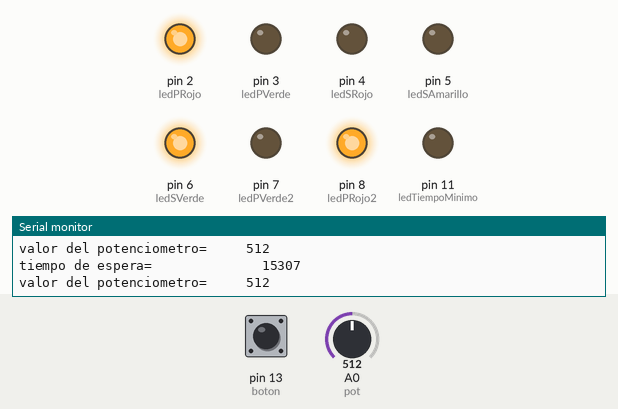
The sketch below on a simulated Arduino Uno, built with avr-gcc and run on an emulated ATmega328P. Parts: output pins drawn as LEDs (lit = HIGH), the last lines printed to the serial monitor. Inputs (shaded band) come from the test bench; at power-on: pin 13 (boton) HIGH, A0 (pot) = 512.

Above: at 1.2 s.
1.3 s: pin 13 (boton) pulled LOW for 0.15 s
At 5.3 s:
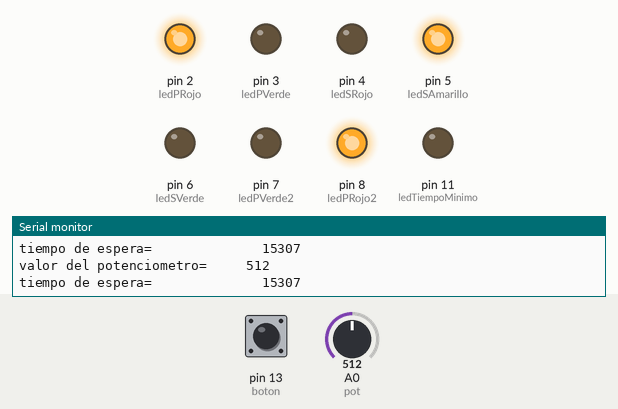
At 8.0 s:
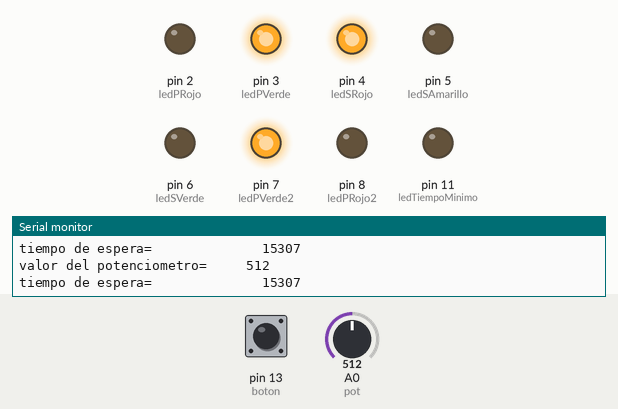
Timing chart, 0 to 18.7 s (numbered marks = the images above; inputs shaded):
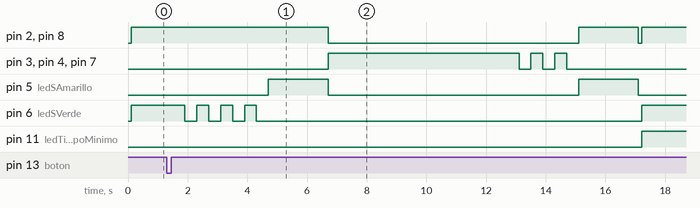

The sketch:

Semaforos_interactivos.ino
```cpp
/*

Autor: Miguel Ángel Ramírez Lira
Descripción del programa:
        Realizar un sistema que simule un Semáforo Interactivo usando Arduino. Este debe mostrar un conjunto de semáforos que cambiarán de verde a ámbar a rojo,
        y viceversa, luego de un período de tiempo establecido, utilizando el sistema de cuatro estados de los semáforos en México. Este se extiende para incluir
        un conjunto de luces y un botón peatonal para solicitar cruzar la calle.
        Cuando llega el peatón y se dispone a cruzar pulsa el botón que encuentra en la parte baja del semáforo, este reconoce la orden y cierra el paso de los
        vehículos para que el viandante pueda cruzar con seguridad hasta el otro lado de la calle. Una vez que se acaba el tiempo estipulado para que el peatón cruce,
        ese semáforo permanecerá abierto para mejorar la movilidad de los vehículos.
        El sistema deberá de contener una perilla para controlar el tiempo mínimo en que el semáforo vehicular va a durar en verde.

*/

/***************************************Variables y constantes*/
#define pot 0
#define boton 13

#define ledSVerde 6	    //Led semaforo coches Verde
#define ledSAmarillo 5	//Led semaforo coches Amarillo
#define ledSRojo 4	    //Led semaforo coches Rojo

#define ledPVerde 3	    //Led semaforo peatonal Verde
#define ledPRojo 2	    //Led semaforo peatonal rojo
#define ledPVerde2 7	  //Led semaforo peatonal2 Verde
#define ledPRojo2 8	    //Led semaforo peatonal2 rojo
#define ledTiempoMinimo 11  //LED Que se enciende y se apaga hasta que se termina el tiempo minimo de espera

int tiempoEspera = 2000;            //tiempo en que permanecen encendidos los leds
int tiempoParpadeosRapidos = 400;   //tiempo rapido para parpadeos antes de que se encienda otro LED
int tiempoEsperaPreventivo = 2000;  //tiempo en que permanecen encendidos el LED ámbar
int tiempoEsperaPeaton = 6000;      //tiempo en que permanecen encendido el LED despues de presionar el bóton peatonal
int cantidadParpadeos = 4;          //cantidad de parpadeos antes de que cambie de color
int valorPot = 0;                   //La variable usada para guardar el valor obtenido de la resistencia del potenciometro
int tiempoEsperaMinimo = 0;         //La variable usada para guardar el equivalente del valor guardado en valorPot

boolean botonPresionado = false;    //variable para indicar cuando se a presionado o no el boton peatonal
boolean tiempoMinimoExpirado = true;//variable para indicar cuando se haya acabado el tiempo de espera minimo para volver a presionar el botón


void setup() {
  pinMode(ledSVerde, OUTPUT);
  pinMode(ledSAmarillo, OUTPUT);
  pinMode(ledSRojo, OUTPUT);
  pinMode(ledPVerde, OUTPUT);
  pinMode(ledPRojo, OUTPUT);
  pinMode(ledPVerde2, OUTPUT);
  pinMode(ledPRojo2, OUTPUT);
  pinMode(ledTiempoMinimo, OUTPUT);

  Serial.begin(9600);
}

void loop() {
  verificarValorPotenciometro();  //metodo que guarda valores obtenidos del potenciometro

  if (botonPresionado) {      //validacion para saber si se presiono o no el botón
    cederPasoAPeaton();
  } else {
    encendidoSemaforoCoches();
  }
  verificarPulsacion();
}

void encendidoSemaforoCoches() {
  /*-----------------------------Encendido del semaforo de coches*/
  digitalWrite(ledSVerde, HIGH);
  digitalWrite(ledPRojo, HIGH);
  digitalWrite(ledPRojo2, HIGH);

  if (!tiempoMinimoExpirado) {
    digitalWrite(ledTiempoMinimo, HIGH);
    delay(tiempoEsperaMinimo);          //Tiempo de espera para volver a pulsar el boton
    digitalWrite(ledTiempoMinimo, LOW);
    tiempoMinimoExpirado = true;
  }
}

void verificarPulsacion() {
  if (digitalRead(boton) == LOW) {
    botonPresionado = true;
    tiempoMinimoExpirado = false;
  } else {
    botonPresionado = false;
  }
}


void cederPasoAPeaton() {
  parpadeoPreventivoVerdeCoches();
  luzPreventiva();      //metodo encargado de encender el LED ámbar
  luzPeatonal();
}


void parpadeoPreventivoVerdeCoches() {
  for (int i = 0; i < cantidadParpadeos; i++) {
    digitalWrite(ledSVerde, HIGH);
    delay(tiempoParpadeosRapidos);
    digitalWrite(ledSVerde, LOW);
    delay(tiempoParpadeosRapidos);
  }
}


void luzPreventiva() {
  digitalWrite(ledSAmarillo, HIGH);
  digitalWrite(ledPRojo, HIGH);
  digitalWrite(ledPRojo2, HIGH);
  delay(tiempoEsperaPreventivo);
  digitalWrite(ledSAmarillo, LOW);
  digitalWrite(ledPRojo, LOW);
  digitalWrite(ledPRojo2, LOW);
}


void luzPeatonal() {
  digitalWrite(ledSRojo, HIGH);
  digitalWrite(ledPVerde, HIGH);
  digitalWrite(ledPVerde2, HIGH);
  delay(tiempoEsperaPeaton);

  for (int i = 0; i < 3; i++) {
    digitalWrite(ledSRojo, HIGH);
    digitalWrite(ledPVerde2, HIGH);
    digitalWrite(ledPVerde, HIGH);
    delay(tiempoParpadeosRapidos);
    digitalWrite(ledSRojo, LOW);
    digitalWrite(ledPVerde2, LOW);
    digitalWrite(ledPVerde, LOW);
    delay(tiempoParpadeosRapidos);
  }
  luzPreventiva();
}


void verificarValorPotenciometro() {
  valorPot = analogRead(pot);
  delay(100);
  Serial.print("valor del potenciometro=     ");
  Serial.println(valorPot);
  tiempoEsperaMinimo = map(valorPot, 0, 1020, 500, 30000);
  Serial.print("tiempo de espera=              ");
  Serial.println(tiempoEsperaMinimo);
}
```

Measured:
- after the input at 1.3 s, pin 2 (ledPRojo): HIGH → LOW after 5.4 s, → HIGH 8.4 s later, → LOW 2.0 s later, → HIGH 0.11 s later; pin 3 (ledPVerde): LOW → HIGH after 5.4 s, then repeats every 0.80 s: LOW 0.40 s, HIGH 0.40 s, until it stays LOW from 14.7 s
